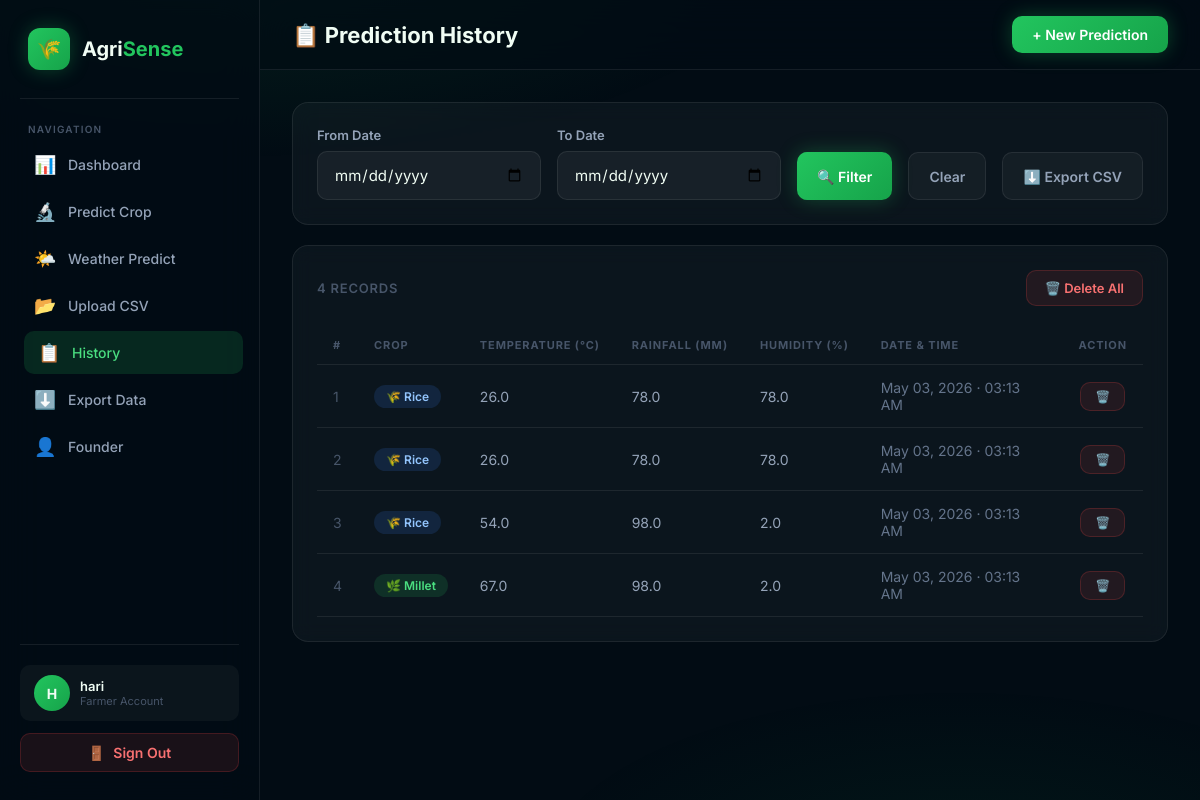
Page /history/ (signed in) on the committed database.
### app/models.py (models this page shows, shortened)
class CropData(models.Model):
    user = models.ForeignKey(User, on_delete=models.CASCADE)
    temperature = models.FloatField()
    rainfall = models.FloatField()
    humidity = models.FloatField()
    result = models.CharField(max_length=50)
    created_at = models.DateTimeField(default=timezone.now)

### app/views.py (the view)
# urls.py: path('history/', views.history, name='history'),
@login_required
def history(request):
    data = CropData.objects.filter(user=request.user).order_by("-created_at")
    from_date = request.GET.get("from", "")
    to_date = request.GET.get("to", "")
    if from_date:
        data = data.filter(created_at__date__gte=from_date)
    if to_date:
        data = data.filter(created_at__date__lte=to_date)
    return render(request, "history.html", {
        "data": data,
        "from_date": from_date,
        "to_date": to_date,
    })

### templates/history.html (shortened to what this page needs)
{% extends 'base.html' %}
{% block nav_history %}active{% endblock %}
{% block page_title %}<span>📋</span> Prediction History{% endblock %}
{% block content %}
<div class="card" style="margin-bottom:20px;">
  <form method="GET" style="display:flex;align-items:flex-end;gap:16px;flex-wrap:wrap;">
    <div class="form-group" style="margin-bottom:0;flex:1;min-width:160px;">
      <label class="form-label">From Date</label>
      <input type="date" name="from" class="form-input" value="{{ from_date }}">
    </div>
    <div class="form-group" style="margin-bottom:0;flex:1;min-width:160px;">
      <label class="form-label">To Date</label>
      <input type="date" name="to" class="form-input" value="{{ to_date }}">
    </div>
    <button type="submit" class="btn btn-primary" style="height:48px;">🔍 Filter</button>
    <a href="{% url 'history' %}" class="btn btn-ghost" style="height:48px;">Clear</a>
    <a href="{% url 'export_csv' %}" class="btn btn-ghost" style="height:48px;">⬇️ Export CSV</a>
  </form>
</div>
<div class="card">
  <div style="display:flex;align-items:center;justify-content:space-between;margin-bottom:20px;flex-wrap:wrap;gap:12px;">
    <div class="card-title" style="margin:0;">
      {{ data|length }} Record{% if data|length != 1 %}s{% endif %}
    </div>
    {% if data %}
    <button
      onclick="openModal()"
      class="btn btn-danger"
      style="font-size:13px;padding:9px 18px;"
    >
      🗑️ Delete All
    </button>
    {% endif %}
  </div>
  <div class="table-wrap">
    <table>
      <thead>
        <tr>
          <th>#</th>
          <th>Crop</th>
          <th>Temperature (°C)</th>
          <th>Rainfall (mm)</th>
          <th>Humidity (%)</th>
          <th>Date &amp; Time</th>
          <th style="text-align:center;">Action</th>
        </tr>
      </thead>
      <tbody>
        {% for d in data %}
        <tr id="row-{{ d.id }}">
          <td style="color:#475569;">{{ forloop.counter }}</td>
          <td>
            <span class="badge
              {% if d.result == 'Rice' %}badge-blue
              {% elif d.result == 'Sugarcane' %}badge-amber
              {% elif d.result == 'Maize' %}badge-rose
              {% else %}badge-green{% endif %}">
              {% if d.result == "Rice" %}🌾
              {% elif d.result == "Sugarcane" %}🎋
              {% elif d.result == "Maize" %}🌽
              {% else %}🌿{% endif %}
              {{ d.result }}
            </span>
          </td>
          <td>{{ d.temperature }}</td>
          <td>{{ d.rainfall }}</td>
          <td>{{ d.humidity }}</td>
          <td style="color:#64748b;">{{ d.created_at|date:"M d, Y · h:i A" }}</td>
          <td style="text-align:center;">
            <button
              onclick="openSingleModal('{% url 'delete_record' d.id %}')"
              class="btn btn-danger"
              style="padding:6px 14px;font-size:12px;"
              title="Delete record"
            >
              🗑️
            </button>
          </td>
        </tr>
        {% empty %}
        <tr>
          <td colspan="7" style="text-align:center;padding:40px;color:#475569;">
            No records found. <a href="{% url 'predict' %}" style="color:#22c55e;">Make a prediction →</a>
          </td>
        </tr>
        {% endfor %}
      </tbody>
    </table>
  </div>
</div>
{% endblock %}

### templates/base.html (shortened to what this page needs)
<!DOCTYPE html>
<html lang="en">
<head>
</head>
<body>
<aside class="sidebar">
  <div class="sidebar-logo">
    <div class="logo-icon">🌾</div>
    <div class="logo-text">Agri<span>Sense</span></div>
  </div>
  <div class="nav-label">Navigation</div>
  <a href="{% url 'dashboard' %}" class="nav-link {% block nav_dashboard %}{% endblock %}">
    <span class="icon">📊</span> Dashboard
  </a>
  <a href="{% url 'predict' %}" class="nav-link {% block nav_predict %}{% endblock %}">
    <span class="icon">🔬</span> Predict Crop
  </a>
  <a href="{% url 'weather_predict' %}" class="nav-link {% block nav_weather %}{% endblock %}">
    <span class="icon">🌤️</span> Weather Predict
  </a>
  <a href="{% url 'upload_csv' %}" class="nav-link {% block nav_upload %}{% endblock %}">
    <span class="icon">📂</span> Upload CSV
  </a>
  <a href="{% url 'history' %}" class="nav-link {% block nav_history %}{% endblock %}">
    <span class="icon">📋</span> History
  </a>
  <a href="{% url 'export_csv' %}" class="nav-link">
    <span class="icon">⬇️</span> Export Data
  </a>
  <a href="{% url 'founder' %}" class="nav-link {% block nav_founder %}{% endblock %}">
    <span class="icon">👤</span> Founder
  </a>
  <div class="sidebar-footer">
    {% if user.is_authenticated %}
    <div class="user-badge">
      <div class="avatar">{{ user.username|first|upper }}</div>
      <div class="user-info">
        <div class="user-name">{{ user.username }}</div>
        <div class="user-role">Farmer Account</div>
      </div>
    </div>
    {% endif %}
    <form method="POST" action="{% url 'logout' %}" style="margin:0;">
      <button type="submit" class="btn btn-danger" style="width:100%; justify-content:center; cursor:pointer;">
        <span>🚪</span> Sign Out
      </button>
    </form>
  </div>
</aside>
<div class="main-wrapper">
  <header class="topbar">
    <div class="page-title">{% block page_title %}<span>🌾</span> AgriSense{% endblock %}</div>
    <div class="topbar-right">
      <a href="{% url 'predict' %}" class="btn btn-primary">+ New Prediction</a>
    </div>
  </header>
  <main class="content">
    {% block content %}{% endblock %}
  </main>
</div>
</body>
</html>

### rows in the picture
CropData: result "Rice", temperature "26.0", rainfall "78.0", humidity "78.0", created_at "May 03, 2026 · 03:13 AM"
CropData: result "Rice", temperature "26.0", rainfall "78.0", humidity "78.0", created_at "May 03, 2026 · 03:13 AM"
CropData: result "Rice", temperature "54.0", rainfall "98.0", humidity "2.0", created_at "May 03, 2026 · 03:13 AM"
CropData: result "Millet", temperature "67.0", rainfall "98.0", humidity "2.0", created_at "May 03, 2026 · 03:13 AM"

### other values in the picture
{{ user.username|first|upper }} "H"
{{ user.username }} "hari"
{{ data|length }} "4"
